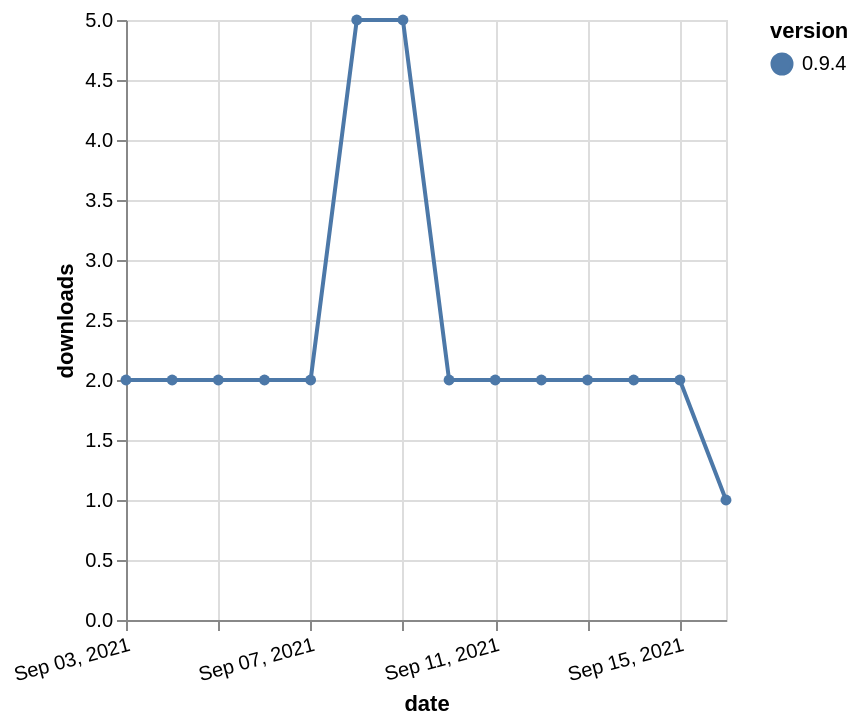

Source (Vega-Lite JSON):
### Vega-Lite specification from a JSON file in a GitHub repository (floating-point values rounded to 4 significant figures)
{"$schema": "https://vega.github.io/schema/vega-lite/v5.json", "description": "A simple bar chart with embedded data.", "data": {"values": [{"date": "2021-09-03", "total": 3886, "delta": 2, "version": "0.9.4"}, {"date": "2021-09-04", "total": 3888, "delta": 2, "version": "0.9.4"}, {"date": "2021-09-05", "total": 3890, "delta": 2, "version": "0.9.4"}, {"date": "2021-09-06", "total": 3892, "delta": 2, "version": "0.9.4"}, {"date": "2021-09-07", "total": 3894, "delta": 2, "version": "0.9.4"}, {"date": "2021-09-08", "total": 3899, "delta": 5, "version": "0.9.4"}, {"date": "2021-09-09", "total": 3904, "delta": 5, "version": "0.9.4"}, {"date": "2021-09-10", "total": 3906, "delta": 2, "version": "0.9.4"}, {"date": "2021-09-11", "total": 3908, "delta": 2, "version": "0.9.4"}, {"date": "2021-09-12", "total": 3910, "delta": 2, "version": "0.9.4"}, {"date": "2021-09-13", "total": 3912, "delta": 2, "version": "0.9.4"}, {"date": "2021-09-14", "total": 3914, "delta": 2, "version": "0.9.4"}, {"date": "2021-09-15", "total": 3916, "delta": 2, "version": "0.9.4"}, {"date": "2021-09-16", "total": 3917, "delta": 1, "version": "0.9.4"}]}, "width": "container", "mark": {"type": "line", "point": {"filled": true}}, "encoding": {"x": {"field": "date", "type": "temporal", "timeUnit": "yearmonthdate", "title": "date", "axis": {"labelAngle": -15}}, "y": {"field": "delta", "type": "quantitative", "title": "downloads"}, "color": {"field": "version", "type": "nominal"}, "tooltip": {"field": "delta"}}}
